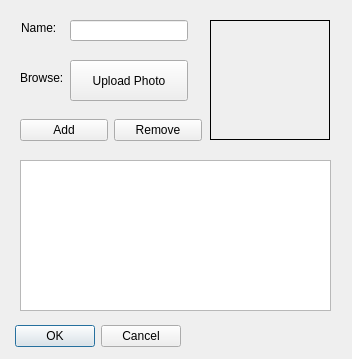
<?xml version="1.0" encoding="UTF-8"?>
<ui version="4.0">
 <class>Dialog</class>
 <widget class="QDialog" name="Dialog">
  <property name="geometry">
   <rect>
    <x>0</x>
    <y>0</y>
    <width>352</width>
    <height>359</height>
   </rect>
  </property>
  <property name="windowTitle">
   <string>Dialog</string>
  </property>
  <widget class="QDialogButtonBox" name="buttonBox">
   <property name="geometry">
    <rect>
     <x>-160</x>
     <y>320</y>
     <width>341</width>
     <height>32</height>
    </rect>
   </property>
   <property name="orientation">
    <enum>Qt::Horizontal</enum>
   </property>
   <property name="standardButtons">
    <set>QDialogButtonBox::Cancel|QDialogButtonBox::Ok</set>
   </property>
  </widget>
  <widget class="QLineEdit" name="nameInput">
   <property name="geometry">
    <rect>
     <x>70</x>
     <y>20</y>
     <width>118</width>
     <height>21</height>
    </rect>
   </property>
   <property name="text">
    <string/>
   </property>
  </widget>
  <widget class="QWidget" name="layoutWidget">
   <property name="geometry">
    <rect>
     <x>20</x>
     <y>110</y>
     <width>182</width>
     <height>41</height>
    </rect>
   </property>
   <layout class="QHBoxLayout" name="horizontalLayout">
    <item>
     <widget class="QPushButton" name="saveButton">
      <property name="font">
       <font>
        <underline>false</underline>
        <strikeout>false</strikeout>
       </font>
      </property>
      <property name="focusPolicy">
       <enum>Qt::NoFocus</enum>
      </property>
      <property name="text">
       <string>Add</string>
      </property>
      <property name="checkable">
       <bool>false</bool>
      </property>
      <property name="autoDefault">
       <bool>false</bool>
      </property>
      <property name="default">
       <bool>false</bool>
      </property>
      <property name="flat">
       <bool>false</bool>
      </property>
     </widget>
    </item>
    <item>
     <widget class="QPushButton" name="removeButton">
      <property name="text">
       <string>Remove</string>
      </property>
     </widget>
    </item>
   </layout>
  </widget>
  <widget class="QLabel" name="userPhoto">
   <property name="geometry">
    <rect>
     <x>210</x>
     <y>20</y>
     <width>120</width>
     <height>120</height>
    </rect>
   </property>
   <property name="frameShape">
    <enum>QFrame::Box</enum>
   </property>
   <property name="text">
    <string/>
   </property>
  </widget>
  <widget class="QLabel" name="browse">
   <property name="geometry">
    <rect>
     <x>20</x>
     <y>70</y>
     <width>51</width>
     <height>16</height>
    </rect>
   </property>
   <property name="text">
    <string>Browse:</string>
   </property>
  </widget>
  <widget class="QLabel" name="name">
   <property name="geometry">
    <rect>
     <x>21</x>
     <y>20</y>
     <width>40</width>
     <height>16</height>
    </rect>
   </property>
   <property name="text">
    <string>Name:</string>
   </property>
  </widget>
  <widget class="QPushButton" name="uploadphotoButton">
   <property name="geometry">
    <rect>
     <x>70</x>
     <y>60</y>
     <width>118</width>
     <height>41</height>
    </rect>
   </property>
   <property name="font">
    <font>
     <strikeout>false</strikeout>
    </font>
   </property>
   <property name="focusPolicy">
    <enum>Qt::TabFocus</enum>
   </property>
   <property name="acceptDrops">
    <bool>true</bool>
   </property>
   <property name="text">
    <string>Upload Photo</string>
   </property>
   <property name="checkable">
    <bool>false</bool>
   </property>
   <property name="autoDefault">
    <bool>false</bool>
   </property>
   <property name="default">
    <bool>false</bool>
   </property>
   <property name="flat">
    <bool>false</bool>
   </property>
  </widget>
  <widget class="QListWidget" name="listWidget">
   <property name="geometry">
    <rect>
     <x>20</x>
     <y>160</y>
     <width>311</width>
     <height>151</height>
    </rect>
   </property>
  </widget>
 </widget>
 <resources/>
 <connections>
  <connection>
   <sender>buttonBox</sender>
   <signal>accepted()</signal>
   <receiver>Dialog</receiver>
   <slot>accept()</slot>
   <hints>
    <hint type="sourcelabel">
     <x>248</x>
     <y>254</y>
    </hint>
    <hint type="destinationlabel">
     <x>157</x>
     <y>274</y>
    </hint>
   </hints>
  </connection>
  <connection>
   <sender>buttonBox</sender>
   <signal>rejected()</signal>
   <receiver>Dialog</receiver>
   <slot>reject()</slot>
   <hints>
    <hint type="sourcelabel">
     <x>316</x>
     <y>260</y>
    </hint>
    <hint type="destinationlabel">
     <x>286</x>
     <y>274</y>
    </hint>
   </hints>
  </connection>
 </connections>
</ui>
